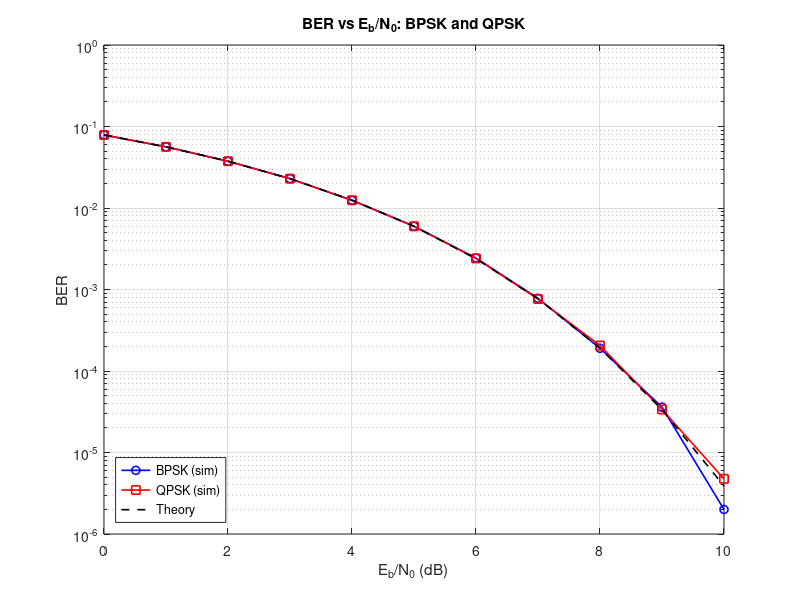
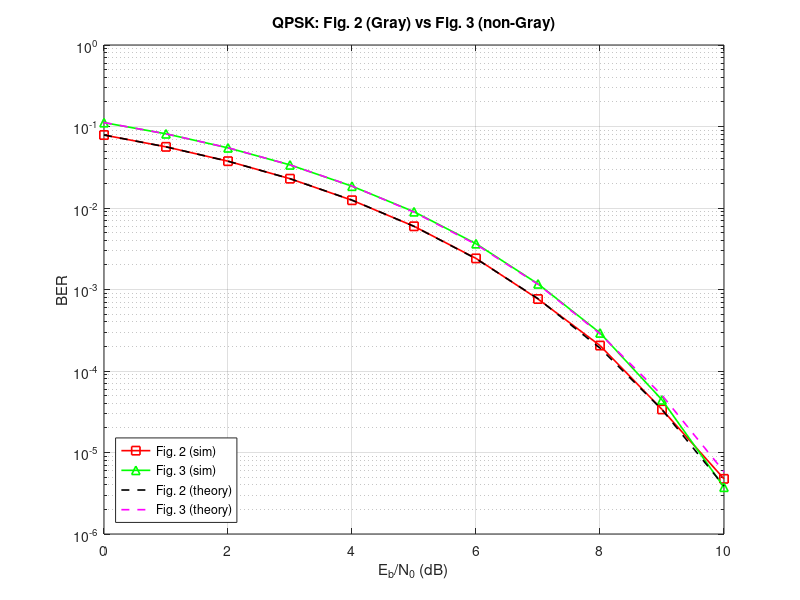

Here is the MATLAB script that generated these plots, in order: (Note: this script raises an error after producing the figures.)
%% ===================== COMMON SETUP =====================
clear; clc; close all;

N_sym   = 2e6;                   % symbols per branch / per scheme
E_bit   = 1;
EbN0_dB = 0:1:10;
EbN0    = 10.^(EbN0_dB/10);
N0      = E_bit ./ EbN0;
sigma   = sqrt(N0/2);            % noise std per real dimension

%% ===================== PART 1: BPSK =====================
BER_bpsk = zeros(size(EbN0_dB));

bits_bpsk = randi([0 1], 1, N_sym);

for k = 1:length(EbN0_dB)
    % mapper
    s = (2*bits_bpsk - 1) * sqrt(E_bit);
    % channel
    r = s + sigma(k) * randn(size(s));
    % demapper
    bits_hat = (r > 0);
    % BER
    BER_bpsk(k) = sum(bits_hat ~= bits_bpsk) / N_sym;
    if EbN0_dB(k) == 10, r_bpsk10 = r; end                      % keep 10 dB received symbols (r is reused later)
end

%% ===================== PART 2: QPSK (Fig. 2, Gray) =====================
% Two independent BPSK branches: I and Q, each with its own bits and noise
BER_qpsk = zeros(size(EbN0_dB));

bits_I = randi([0 1], 1, N_sym);          % I-branch bits
bits_Q = randi([0 1], 1, N_sym);          % Q-branch bits

for k = 1:length(EbN0_dB)
    % ---- I branch ----
    sI   = (2*bits_I - 1) * sqrt(E_bit);              % mapper
    rI   = sI + sigma(k) * randn(size(sI));           % own noise
    hatI = (rI > 0);                                  % demapper

    % ---- Q branch ----
    sQ   = (2*bits_Q - 1) * sqrt(E_bit);              % mapper
    rQ   = sQ + sigma(k) * randn(size(sQ));           % own noise
    hatQ = (rQ > 0);                                  % demapper

    % BER over both bit streams (2*N_sym bits total)
    errs = sum(hatI ~= bits_I) + sum(hatQ ~= bits_Q);
    BER_qpsk(k) = errs / (2*N_sym);
    if EbN0_dB(k) == 10, tx_qpsk10 = sI + 1j*sQ; r_qpsk10 = rI + 1j*rQ; end   % sI/sQ/rI/rQ are reused in Part 3
end

%% ===================== PART 3: QPSK (Fig. 3, non-Gray) =====================
% Here the mapping itself couples the two bits, so the branches cannot be
% fully independent: I carries b1, Q carries (b1 XOR b2).
BER_qpsk_ng = zeros(size(EbN0_dB));

b1 = randi([0 1], 1, N_sym);
b2 = randi([0 1], 1, N_sym);

for k = 1:length(EbN0_dB)
    % mapper
    sI = (2*b1 - 1) * sqrt(E_bit);
    sQ = (2*xor(b1, b2) - 1) * sqrt(E_bit);

    % channel (independent noise on each dimension)
    rI = sI + sigma(k) * randn(size(sI));
    rQ = sQ + sigma(k) * randn(size(sQ));

    % demapper
    b1_hat = (rI > 0);
    x_hat  = (rQ > 0);                 % estimate of b1 XOR b2
    b2_hat = xor(b1_hat, x_hat);

    errs = sum(b1_hat ~= b1) + sum(b2_hat ~= b2);
    BER_qpsk_ng(k) = errs / (2*N_sym);
end

%% ===================== THEORY =====================
p = 0.5 * erfc(sqrt(EbN0));
BER_bpsk_th    = p;
BER_qpsk_th    = p;
BER_qpsk_ng_th = (3*p - 2*p.^2) / 2;

%% ===================== PLOT 1: BPSK vs QPSK =====================
figure;
semilogy(EbN0_dB, BER_bpsk, 'bo-', 'LineWidth', 1.2); hold on;
semilogy(EbN0_dB, BER_qpsk, 'rs-', 'LineWidth', 1.2);
semilogy(EbN0_dB, BER_bpsk_th, 'k--', 'LineWidth', 1.2);
grid on; xlabel('E_b/N_0 (dB)'); ylabel('BER');
title('BER vs E_b/N_0: BPSK and QPSK');
legend('BPSK (sim)', 'QPSK (sim)', 'Theory', 'Location', 'southwest');
ylim([1e-6 1]);

%% ===================== PLOT 2: QPSK Fig. 2 vs Fig. 3 =====================
figure;
semilogy(EbN0_dB, BER_qpsk,    'rs-', 'LineWidth', 1.2); hold on;
semilogy(EbN0_dB, BER_qpsk_ng, 'g^-', 'LineWidth', 1.2);
semilogy(EbN0_dB, BER_qpsk_th,    'k--', 'LineWidth', 1.2);
semilogy(EbN0_dB, BER_qpsk_ng_th, 'm--', 'LineWidth', 1.2);
grid on; xlabel('E_b/N_0 (dB)'); ylabel('BER');
title('QPSK: Fig. 2 (Gray) vs Fig. 3 (non-Gray)');
legend('Fig. 2 (sim)', 'Fig. 3 (sim)', 'Fig. 2 (theory)', 'Fig. 3 (theory)', 'Location', 'southwest');
ylim([1e-6 1]);

%% ===================== PART 4: 8PSK (Fig. 2) =====================
BER_8psk = zeros(size(EbN0_dB));
N_sym_8psk = floor(N_sym / 3); 
bits_8psk = randi([0 1], 3, N_sym_8psk);

% Compact Gray Mapping Table (000, 001, 010, 011, 100, 101, 110, 111)
phase_map = [0, pi/4, 3*pi/4, pi/2, 7*pi/4, 3*pi/2, pi, 5*pi/4];
sym_idx_8psk = bits_8psk(1,:)*4 + bits_8psk(2,:)*2 + bits_8psk(3,:) + 1;

% Generate ideal constellation and transmit signal
const_8psk = sqrt(3 * E_bit) * exp(1j * phase_map); 
s_8psk = const_8psk(sym_idx_8psk);

for k = 1:length(EbN0_dB)
    % Channel
    r = s_8psk + sigma(k) * (randn(1, N_sym_8psk) + 1j * randn(1, N_sym_8psk));
    
    % Demapper (Minimum Euclidean Distance)
    [~, est_idx] = min(abs(r.' - const_8psk), [], 2);
    est_bits = dec2bin(est_idx - 1, 3) - '0';
    
    % BER calculation
    BER_8psk(k) = sum(sum(bits_8psk' ~= est_bits)) / (3 * N_sym_8psk);
    if EbN0_dB(k) == 10, tx_8psk10 = s_8psk; rx_8psk10 = r; end
end

%% ===================== PART 5: 16-QAM (Fig. 2) =====================
BER_16qam = zeros(size(EbN0_dB));
N_sym_16qam = floor(N_sym / 4);

bits_I_16qam = randi([0 1], 2, N_sym_16qam); 
bits_Q_16qam = randi([0 1], 2, N_sym_16qam); 

% Compact 4-PAM Mapper (00->-3, 01->-1, 10->+3, 11->+1)
pam_map = [-3, -1, 3, 1];
idx_I = bits_I_16qam(1,:)*2 + bits_I_16qam(2,:) + 1;
idx_Q = bits_Q_16qam(1,:)*2 + bits_Q_16qam(2,:) + 1;

a = sqrt(4 * E_bit / 10); % Scale factor for Es = 4*Eb
s_I = a * pam_map(idx_I);
s_Q = a * pam_map(idx_Q);

for k = 1:length(EbN0_dB)
    % Channel
    r_I = s_I + sigma(k) * randn(size(s_I));
    r_Q = s_Q + sigma(k) * randn(size(s_Q));
    
    % Demapper
    pam_demap = @(r) [r > 0; abs(r/a) < 2]; 
    hat_I = pam_demap(r_I);
    hat_Q = pam_demap(r_Q);
    
    % BER calculation
    errs = sum(sum(hat_I ~= bits_I_16qam)) + sum(sum(hat_Q ~= bits_Q_16qam));
    BER_16qam(k) = errs / (4 * N_sym_16qam);
    if EbN0_dB(k) == 10, tx_16qam10 = s_I + 1j*s_Q; rx_16qam10 = r_I + 1j*r_Q; end
end

%% ===================== THEORY (8PSK & 16QAM) =====================
BER_8psk_th  = (1/3) * erfc(sqrt(3 * EbN0) * sin(pi/8));
BER_16qam_th = (3/8) * erfc(sqrt(0.4 * EbN0));

%% ===================== PART 6: Coherent BFSK =====================
% 2D orthogonal signal space:
%   bit 0 -> s1 = [sqrt(E_bit); 0] along phi_1
%   bit 1 -> s2 = [0; sqrt(E_bit)] along phi_2
BER_bfsk  = zeros(size(EbN0_dB));
bits_bfsk = randi([0 1], 1, N_sym);

for k = 1:length(EbN0_dB)
    % mapper (projections onto phi_1 and phi_2)
    s1 = (bits_bfsk == 0) * sqrt(E_bit);
    s2 = (bits_bfsk == 1) * sqrt(E_bit);
    
    % channel (independent AWGN with variance N0/2 per orthogonal dimension)
    r1 = s1 + sigma(k) * randn(size(s1));
    r2 = s2 + sigma(k) * randn(size(s2));
    
    % demapper (ML decision rule: decide 1 if r2 > r1, else 0)
    bits_hat = (r2 > r1);
    
    % BER calculation
    BER_bfsk(k) = sum(bits_hat ~= bits_bfsk) / N_sym;
    if EbN0_dB(k) == 10, tx_bfsk10 = s1 + 1j*s2; rx_bfsk10 = r1 + 1j*r2; end
end

%% ===================== THEORY (BFSK) =====================
BER_bfsk_th  = 0.5 * erfc(sqrt(0.5 * EbN0));

%% ===================== PART 7: BFSK Baseband PSD Simulation =====================
Tb    = 1;                                        % normalized bit duration (s)
Ns    = 64;                                       % oversampling factor (samples/bit)
Fs    = Ns / Tb;                                  % sampling frequency (Hz)                                    

% Time vector for one bit interval [0, Tb)
t_bit = (0:Ns-1) / Fs;

% Baseband equivalent signals (Lecture convention: fc = f1, Delta_f = 1/Tb)
s1_bb = sqrt(2*E_bit/Tb) * ones(1, Ns);
s2_bb = sqrt(2*E_bit/Tb) * exp(1j * 2 * pi * (1/Tb) * t_bit);

% Generate random bits and synthesize continuous-time baseband stream
bits_psd = randi([0 1], N_sym, 1);
tx_mat   = (bits_psd == 0) * s1_bb + (bits_psd == 1) * s2_bb;
x_bb     = reshape(tx_mat.', 1, []);

% Estimate centered two-sided PSD via Welch's method
win_len = 4096;
overlap = win_len / 2;
nfft    = 8192;
[S_B, f] = pwelch(x_bb, hamming(win_len), overlap, nfft, Fs, 'centered');

%% ===================== PLOT 4: Baseband PSD =====================

% Linear Normalized Baseband PSD
figure;
plot(f * Tb, S_B / E_bit, 'b-', 'LineWidth', 1.4);
grid on;
xlabel('Normalized Frequency (f \cdot T_b)');
ylabel('Normalized PSD, S_B(f) / E_b');
title('Simulated Baseband Power Spectral Density of Coherent BFSK');
xlim([-3 4]);

% dB Normalized Baseband PSD
figure;
plot(f * Tb, 10*log10(S_B / E_bit), 'b-', 'LineWidth', 1.2);
grid on;
xlabel('Normalized Frequency (f \cdot T_b)');
ylabel('Normalized PSD, 10 log_{10}(S_B(f) / E_b) (dB)');
title('Simulated Baseband PSD of Coherent BFSK (dB Scale)');
xlim([-3 4]); ylim([-50 5]);

%% ===================== PLOT 5: Integrated Comparison =====================
figure;
% Simulation curves
semilogy(EbN0_dB, BER_bpsk,  'bo-', 'LineWidth', 1.2, 'MarkerSize', 6); hold on;
semilogy(EbN0_dB, BER_qpsk,  'rs-', 'LineWidth', 1.2, 'MarkerSize', 6);
semilogy(EbN0_dB, BER_8psk,  'g^-', 'LineWidth', 1.2, 'MarkerSize', 6);
semilogy(EbN0_dB, BER_16qam, 'md-', 'LineWidth', 1.2, 'MarkerSize', 6);
semilogy(EbN0_dB, BER_bfsk,  'kv-', 'LineWidth', 1.2, 'MarkerSize', 6);

% Theoretical curves
semilogy(EbN0_dB, BER_bpsk_th,  'b--', 'LineWidth', 1.2);
semilogy(EbN0_dB, BER_qpsk_th,  'r--', 'LineWidth', 1.2);
semilogy(EbN0_dB, BER_8psk_th,  'g--', 'LineWidth', 1.2);
semilogy(EbN0_dB, BER_16qam_th, 'm--', 'LineWidth', 1.2);
semilogy(EbN0_dB, BER_bfsk_th,  'k--', 'LineWidth', 1.2);

grid on; xlabel('E_b/N_0 (dB)'); ylabel('BER');
title('Integrated BER vs E_b/N_0 for BPSK, QPSK, 8PSK, 16QAM, and BFSK');
legend('BPSK (sim)', 'QPSK (sim)', '8PSK (sim)', '16QAM (sim)', 'BFSK (sim)', ...
       'BPSK (th)', 'QPSK (th)', '8PSK (th)', '16QAM (th)', 'BFSK (th)', ...
       'Location', 'southwest');
ylim([1e-6 1]);

%% ===================== EXTRA: Constellations @ 10 dB =====================
n   = 1:5000;                                                % Extract first 5000 symbols at 10 dB
TX  = {s, tx_qpsk10, tx_8psk10, tx_16qam10, tx_bfsk10};      % Transmitted symbols array
RX  = {r_bpsk10, r_qpsk10, rx_8psk10, rx_16qam10, rx_bfsk10};% Received symbols array
ttl = {'BPSK', 'QPSK', '8PSK', '16QAM', 'BFSK'};
figure;
for m = 1:5
    subplot(2,3,m);
    plot(real(RX{m}(n)), imag(RX{m}(n)), '.', 'MarkerSize', 4); hold on;   % Received points
    plot(real(TX{m}(n)), imag(TX{m}(n)), 'r+', 'MarkerSize', 8);           % Ideal targets
    grid on; axis equal; title([ttl{m} ' @ E_b/N_0 = 10 dB']);
    if m == 5
        xlabel('\phi_1'); ylabel('\phi_2');
    else
        xlabel('I'); ylabel('Q');
    end
end
